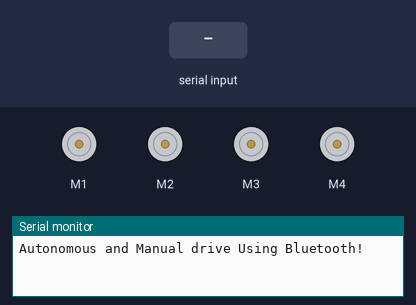
Bench run of a sketch on a simulated Arduino Uno, built with avr-gcc and run on an emulated ATmega328P. Shown: 4 × DC motor (green arrow = forward, orange = backward, longer = faster), the last lines printed to the serial monitor. Inputs (shaded band) come from the test bench.

Above: at 1.2 s.
1.3 s: "a\n" received over Serial
2.8 s: byte 98 ('b') received over Serial
At 3.8 s:
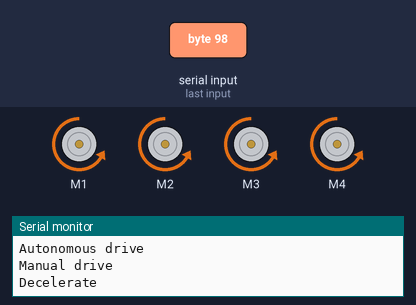
4.3 s: byte 108 ('l') received over Serial
At 6.5 s:
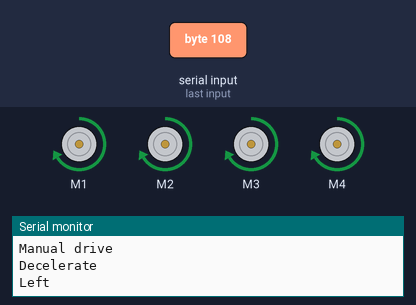
6.8 s: byte 114 ('r') received over Serial
At 7.6 s:
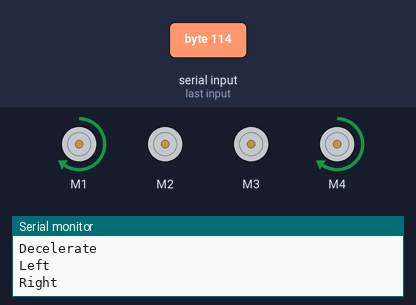
10.8 s: byte 48 ('0') received over Serial
At 11.1 s:
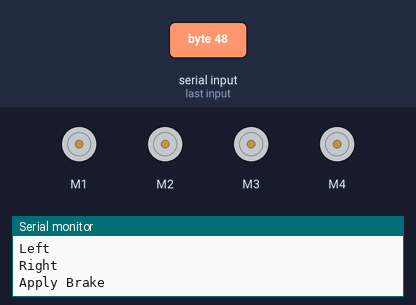
Timing chart, 0 to 13.3 s (numbered marks = the images above; inputs shaded):
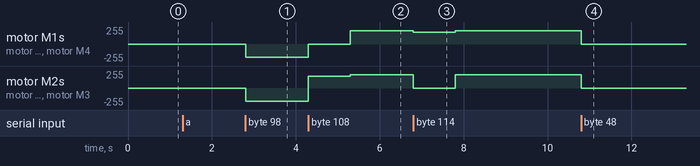

The sketch:

AHSRMotorBluetooth002.ino
```cpp
#include <Wire.h>
#include <Servo.h>
#include <Adafruit_MotorShield.h>

// Create the motor shield object with the default I2C address
Adafruit_MotorShield AFMS = Adafruit_MotorShield();
// Or, create it with a different I2C address (say for stacking)
// Adafruit_MotorShield AFMS = Adafruit_MotorShield(0x61);

// And connect DC motors to port M1,M2,M3 and M4
Adafruit_DCMotor *myMotor1 = AFMS.getMotor(1);
Adafruit_DCMotor *myMotor2 = AFMS.getMotor(2);
Adafruit_DCMotor *myMotor3 = AFMS.getMotor(3);
Adafruit_DCMotor *myMotor4 = AFMS.getMotor(4);

char data = 0;            //Variable for storing received data
void setup()
{
    Serial.begin(9600);   //Sets the baud for serial data transmission
    Serial.print("\nAutonomous and Manual drive Using Bluetooth!\n");

    AFMS.begin();  // create with the default frequency 1.6KHz
  //AFMS.begin(1000);  // OR with a different frequency, say 1KHz

  // turn on motor M1
  myMotor1->setSpeed(200);
  myMotor1->run(RELEASE);

  // turn on motor M2
  myMotor2->setSpeed(200);
  myMotor2->run(RELEASE);

  // turn on motor M3
  myMotor3->setSpeed(200);
  myMotor3->run(RELEASE);

  // turn on motor M4
  myMotor4->setSpeed(200);
  myMotor4->run(RELEASE);
}
void loop()
{
   if(Serial.available() > 0)      // Send data only when you receive data:
   {
      data = Serial.read();        //Read the incoming data & store into data
      Serial.print(data);          //Print Value inside data in Serial monitor
      Serial.print("\n");

      if(data == 'a'){
          goAuto();
      }else{
         Serial.print("Manual drive");
         Serial.print("\n");
         haltAllWheels();

         while(data != 'a'){
          if(data == 'f'){
            Serial.print("Accelerate");
            Serial.print("\n");
            accelerateAllForward();
          }else if(data == 'b'){
            haltAllWheels();
            Serial.print("Decelerate");
            Serial.print("\n");
            deccelerateAllBackward();
          }else if(data == 'l'){
            haltAllWheels();
            Serial.print("Left");
            Serial.print("\n");

            turnLeftForward();
            delay(1000);
            haltAllWheels();
            accelerateAllForward();
          }else if(data == 'r'){
            haltAllWheels();
            Serial.print("Right");
            Serial.print("\n");

            turnRightForward();
            delay(1000);
            haltAllWheels();
            accelerateAllForward();
          }else if(data == '0'){
            haltAllWheels();
            Serial.print("Apply Brake");
            Serial.print("\n");
          }

          data = Serial.read();
         }

         //GO AUTO
         if(data == 'a'){
          goAuto();
        }
      }
   }
}

//Autonomous Driving
void goAuto(){
  Serial.print("Autonomous drive");
  Serial.print("\n");
  accelerateAllForward();
}

//Move All Tires Forward
 void accelerateAllForward(){
  myMotor1->run(FORWARD);
  myMotor2->run(FORWARD);
  myMotor3->run(FORWARD);
  myMotor4->run(FORWARD);

  myMotor1->setSpeed(200);
  myMotor2->setSpeed(200);
  myMotor3->setSpeed(200);
  myMotor4->setSpeed(200);

}

//Move All Tires Backward
void deccelerateAllBackward(){
    myMotor1->run(BACKWARD);
    myMotor2->run(BACKWARD);
    myMotor3->run(BACKWARD);
    myMotor4->run(BACKWARD);

    myMotor1->setSpeed(200);
    myMotor2->setSpeed(200);
    myMotor3->setSpeed(200);
    myMotor4->setSpeed(200);

}

// Slow all tires down to zero
void haltAllWheels(){
    myMotor1->setSpeed(0);
    myMotor2->setSpeed(0);
    myMotor3->setSpeed(0);
    myMotor4->setSpeed(0);
}

//Turn Tires Left or Right Forward
 void turnRightForward(){
  myMotor1->run(FORWARD);
  myMotor4->run(FORWARD);

  myMotor1->setSpeed(175);
  myMotor4->setSpeed(175);
}

//Turn Tires Left or Right Backwards
 void turnLeftForward(){
  myMotor2->run(FORWARD);
  myMotor3->run(FORWARD);

  myMotor2->setSpeed(175);
  myMotor3->setSpeed(175);
}
```

Measured:
- after the input at 2.8 s, motor M1–4: stopped → backward 200/255 at once
- after the input at 4.3 s, motor M1, motor M4: backward 200/255 → stopped at once, → forward 200/255 1.0 s later; motor M2, motor M3: backward 200/255 → forward 175/255 at once, → forward 200/255 1.0 s later
- after the input at 6.8 s, motor M1, motor M4: forward 200/255 → forward 175/255 at once, → forward 200/255 1.0 s later; motor M2, motor M3: forward 200/255 → stopped at once, → forward 200/255 1.0 s later
- after the input at 10.8 s, motor M1–4: forward 200/255 → stopped at once
